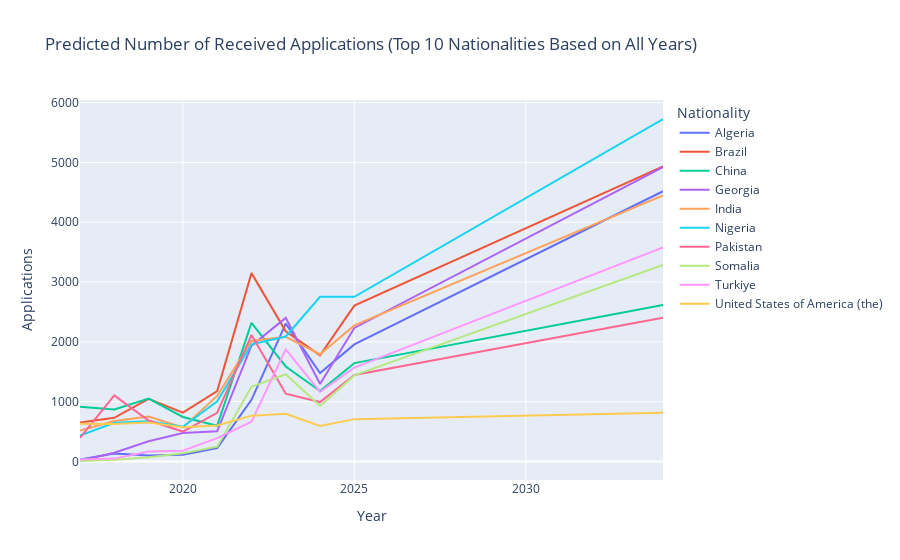

The cell this chart's notebook holds for it:
### Markdown cell above
## Visualizing the Predicted Trends for the Top 10 Nationalities
The chart below displays the **projected trends** for the next 10 years (2025-2034) for each of the top 10 nationalities, based on historical data.

### Code cell
# Combine historical and predicted data for a complete view
combined_data = pd.concat([top_10_data, future_predictions_all])

# Line chart visualizing the trends for each nationality
fig = px.line(combined_data, x='Year', y='Applications', color='Nationality',
              title="Predicted Number of Received Applications (Top 10 Nationalities Based on All Years)")
fig.show()

### Figure 1 — Plotly figure (JSON) as saved in the notebook; plotly's stock layout.template omitted (floating-point values rounded to 4 significant figures)
{"data": [{"hovertemplate": "Nationality=Algeria<br>Year=%{x}<br>Applications=%{y}<extra></extra>", "legendgroup": "Algeria", "line": {"color": "#636efa", "dash": "solid"}, "marker": {"symbol": "circle"}, "mode": "lines", "name": "Algeria", "orientation": "v", "showlegend": true, "type": "scatter", "x": ["2017", "2018", "2019", "2020", "2021", "2022", "2023", "2024", 2025, 2026, 2027, 2028, 2029, 2030, 2031, 2032, 2033, 2034], "xaxis": "x", "y": [31, 134, 102, 112, 224, 1030, 2305, 1480, 1957.0, 2242.0, 2526.0, 2811.0, 3095.0, 3380.0, 3664, 3948.0, 4233.0, 4517.0], "yaxis": "y"}, {"hovertemplate": "Nationality=Brazil<br>Year=%{x}<br>Applications=%{y}<extra></extra>", "legendgroup": "Brazil", "line": {"color": "#EF553B", "dash": "solid"}, "marker": {"symbol": "circle"}, "mode": "lines", "name": "Brazil", "orientation": "v", "showlegend": true, "type": "scatter", "x": ["2017", "2018", "2019", "2020", "2021", "2022", "2023", "2024", 2025, 2026, 2027, 2028, 2029, 2030, 2031, 2032, 2033, 2034], "xaxis": "x", "y": [653, 730, 1048, 816, 1177, 3149, 2175, 1775, 2605.0, 2864.0, 3123.0, 3382.0, 3641.0, 3899.0, 4158.0, 4417.0, 4676.0, 4935.0], "yaxis": "y"}, {"hovertemplate": "Nationality=China<br>Year=%{x}<br>Applications=%{y}<extra></extra>", "legendgroup": "China", "line": {"color": "#00cc96", "dash": "solid"}, "marker": {"symbol": "circle"}, "mode": "lines", "name": "China", "orientation": "v", "showlegend": true, "type": "scatter", "x": ["2017", "2018", "2019", "2020", "2021", "2022", "2023", "2024", 2025, 2026, 2027, 2028, 2029, 2030, 2031, 2032, 2033, 2034], "xaxis": "x", "y": [915, 870, 1051, 744, 597, 2319, 1588, 1178, 1645.0, 1753.0, 1861.0, 1969.0, 2077.0, 2186.0, 2294.0, 2402.0, 2510.0, 2618.0], "yaxis": "y"}, {"hovertemplate": "Nationality=Georgia<br>Year=%{x}<br>Applications=%{y}<extra></extra>", "legendgroup": "Georgia", "line": {"color": "#ab63fa", "dash": "solid"}, "marker": {"symbol": "circle"}, "mode": "lines", "name": "Georgia", "orientation": "v", "showlegend": true, "type": "scatter", "x": ["2017", "2018", "2019", "2020", "2021", "2022", "2023", "2024", 2025, 2026, 2027, 2028, 2029, 2030, 2031, 2032, 2033, 2034], "xaxis": "x", "y": [12, 146, 338, 475, 505, 1937, 2401, 1296, 2233.0, 2532.0, 2830.0, 3129.0, 3428.0, 3726.0, 4025, 4324.0, 4622.0, 4921.0], "yaxis": "y"}, {"hovertemplate": "Nationality=India<br>Year=%{x}<br>Applications=%{y}<extra></extra>", "legendgroup": "India", "line": {"color": "#FFA15A", "dash": "solid"}, "marker": {"symbol": "circle"}, "mode": "lines", "name": "India", "orientation": "v", "showlegend": true, "type": "scatter", "x": ["2017", "2018", "2019", "2020", "2021", "2022", "2023", "2024", 2025, 2026, 2027, 2028, 2029, 2030, 2031, 2032, 2033, 2034], "xaxis": "x", "y": [518, 677, 751, 570, 1096, 2015, 2084, 1793, 2274.0, 2516.0, 2757.0, 2999.0, 3240.0, 3481.0, 3723.0, 3964.0, 4206.0, 4447.0], "yaxis": "y"}, {"hovertemplate": "Nationality=Nigeria<br>Year=%{x}<br>Applications=%{y}<extra></extra>", "legendgroup": "Nigeria", "line": {"color": "#19d3f3", "dash": "solid"}, "marker": {"symbol": "circle"}, "mode": "lines", "name": "Nigeria", "orientation": "v", "showlegend": true, "type": "scatter", "x": ["2017", "2018", "2019", "2020", "2021", "2022", "2023", "2024", 2025, 2026, 2027, 2028, 2029, 2030, 2031, 2032, 2033, 2034], "xaxis": "x", "y": [432, 647, 672, 580, 1006, 1958, 2089, 2753, 2753.0, 3084.0, 3414.0, 3744, 4074.0, 4404.0, 4735.0, 5065, 5395.0, 5726.0], "yaxis": "y"}, {"hovertemplate": "Nationality=Pakistan<br>Year=%{x}<br>Applications=%{y}<extra></extra>", "legendgroup": "Pakistan", "line": {"color": "#FF6692", "dash": "solid"}, "marker": {"symbol": "circle"}, "mode": "lines", "name": "Pakistan", "orientation": "v", "showlegend": true, "type": "scatter", "x": ["2017", "2018", "2019", "2020", "2021", "2022", "2023", "2024", 2025, 2026, 2027, 2028, 2029, 2030, 2031, 2032, 2033, 2034], "xaxis": "x", "y": [395, 1105, 684, 500, 813, 2114, 1133, 993, 1445.0, 1552.0, 1658.0, 1764.0, 1871.0, 1977.0, 2083.0, 2190.0, 2296.0, 2402.0], "yaxis": "y"}, {"hovertemplate": "Nationality=Somalia<br>Year=%{x}<br>Applications=%{y}<extra></extra>", "legendgroup": "Somalia", "line": {"color": "#B6E880", "dash": "solid"}, "marker": {"symbol": "circle"}, "mode": "lines", "name": "Somalia", "orientation": "v", "showlegend": true, "type": "scatter", "x": ["2017", "2018", "2019", "2020", "2021", "2022", "2023", "2024", 2025, 2026, 2027, 2028, 2029, 2030, 2031, 2032, 2033, 2034], "xaxis": "x", "y": [8, 28, 71, 137, 247, 1249, 1458, 928, 1439, 1644.0, 1849.0, 2054.0, 2260.0, 2465.0, 2670, 2875.0, 3080.0, 3286.0], "yaxis": "y"}, {"hovertemplate": "Nationality=Turkiye<br>Year=%{x}<br>Applications=%{y}<extra></extra>", "legendgroup": "Turkiye", "line": {"color": "#FF97FF", "dash": "solid"}, "marker": {"symbol": "circle"}, "mode": "lines", "name": "Turkiye", "orientation": "v", "showlegend": true, "type": "scatter", "x": ["2017", "2018", "2019", "2020", "2021", "2022", "2023", "2024", 2025, 2026, 2027, 2028, 2029, 2030, 2031, 2032, 2033, 2034], "xaxis": "x", "y": [34, 48, 166, 181, 390, 666, 1873, 1165, 1570.0, 1793.0, 2016.0, 2240.0, 2463.0, 2686.0, 2909.0, 3132.0, 3356.0, 3579.0], "yaxis": "y"}, {"hovertemplate": "Nationality=United States of America (the)<br>Year=%{x}<br>Applications=%{y}<extra></extra>", "legendgroup": "United States of America (the)", "line": {"color": "#FECB52", "dash": "solid"}, "marker": {"symbol": "circle"}, "mode": "lines", "name": "United States of America (the)", "orientation": "v", "showlegend": true, "type": "scatter", "x": ["2017", "2018", "2019", "2020", "2021", "2022", "2023", "2024", 2025, 2026, 2027, 2028, 2029, 2030, 2031, 2032, 2033, 2034], "xaxis": "x", "y": [630, 625, 650, 574, 602, 766, 798, 594, 707.9, 719.6, 731.4, 743.2, 755.0, 766.7, 778.5, 790.3, 802.0, 813.8], "yaxis": "y"}], "layout": {"legend": {"title": {"text": "Nationality"}, "tracegroupgap": 0}, "title": {"text": "Predicted Number of Received Applications (Top 10 Nationalities Based on All Years)"}, "xaxis": {"anchor": "y", "domain": [0, 1], "title": {"text": "Year"}}, "yaxis": {"anchor": "x", "domain": [0, 1], "title": {"text": "Applications"}}}}
